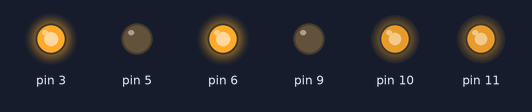
The sketch below on a simulated Arduino Uno, built with avr-gcc and run on an emulated ATmega328P. Shown: output pins drawn as LEDs (lit = HIGH).

Above: at 0.05 s.
At 4.0 s:
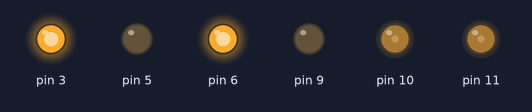
At 6.0 s:
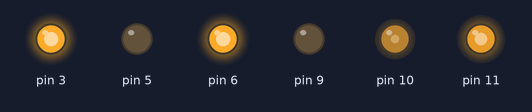
At 8.0 s:
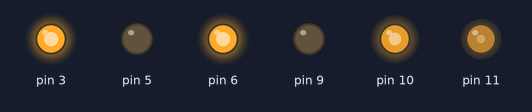
Timing chart, 0 to 9.2 s (numbered marks = the images above):
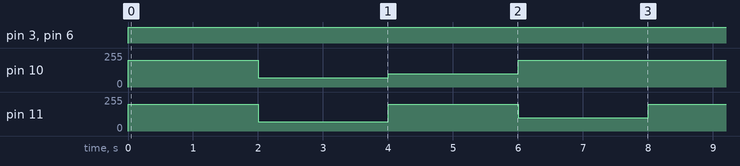

Measured:
- by itself, pin 3, pin 6: LOW → HIGH at 0.00 s
- by itself, pin 10: repeats every 8.0 s: 70/255 2.0 s, 100/255 2.0 s, 200/255 4.0 s
- by itself, pin 11: repeats every 8.0 s: 70/255 2.0 s, 200/255 2.0 s, 100/255 2.0 s, 200/255 2.0 s

The sketch:

LibraryTest1.ino
```cpp
#include "LibDrive.h"

LibDrive LD(6, 9, 3, 5, 11, 10);

void setup() {}

void loop()
{

  LD.speedy();
  delay(2000);

  LD.slow();
  delay(2000);

  LD.turnright();
  delay(2000);

  LD.turnleft();
  delay(2000);

}
```

LibDrive.cpp
```cpp
#include "Arduino.h"
#include "LibDrive.h"

LibDrive::LibDrive(int rightForward, int rightBackward, int leftForward,
                   int leftBackward, int pwmRight, int pwmLeft)
              {
                 pinMode(rightBackward, OUTPUT) ;
                 pinMode(leftBackward, OUTPUT) ;
                 pinMode(rightForward, OUTPUT) ;
                 pinMode(leftForward, OUTPUT) ;
                 pinMode(pwmRight, OUTPUT);
                 pinMode(pwmLeft, OUTPUT);
                 rtF = rightForward;
                 rtB = rightBackward;
                 ltF = leftForward;
                 ltB = leftBackward;
                 pwmR = pwmRight;
                 pwmL = pwmLeft;
              }

   void LibDrive::speedy()
   {
    digitalWrite(rtF, HIGH) ;
    digitalWrite(ltF, HIGH) ;
    digitalWrite(rtB, LOW) ;
    digitalWrite(ltB, LOW) ;
    analogWrite(pwmR, 200) ;
    analogWrite(pwmL, 200) ;
   }

   void LibDrive::slow()
   {
    digitalWrite(rtF, HIGH) ;
    digitalWrite(ltF, HIGH) ;
    digitalWrite(rtB, LOW) ;
    digitalWrite(ltB, LOW) ;
    analogWrite(pwmR, 70) ;
    analogWrite(pwmL, 70) ;
   }

   void LibDrive::turnright()
   {
    digitalWrite(rtF, HIGH) ;
    digitalWrite(ltF, HIGH) ;
    digitalWrite(rtB, LOW) ;
    digitalWrite(ltB, LOW) ;
    analogWrite(pwmR, 200) ;
    analogWrite(pwmL, 100) ;
   }

   void LibDrive::turnleft()
   {
    digitalWrite(rtF, HIGH) ;
    digitalWrite(ltF, HIGH) ;
    digitalWrite(rtB, LOW) ;
    digitalWrite(ltB, LOW) ;
    analogWrite(pwmR, 100) ;
    analogWrite(pwmL, 200) ;
   }
```

LibDrive.h
```cpp
#ifndef LibDrive_h             // if it has not yet been defined
#define LibDrive_h            //define it!
#include "Arduino.h"         //includes Arduino commands

class LibDrive
{
  public:

      LibDrive(int rightForward, int rightBackward, int leftForward,
                int leftBackward, int pwmRight, int pwmLeft);           //setting up pins

      void speedy();
      void slow();
      void turnright();
      void turnleft();

      int rtF, rtB, ltF, ltB, pwmR, pwmL;       //making new names for the variables


  private:

};

#endif
```
